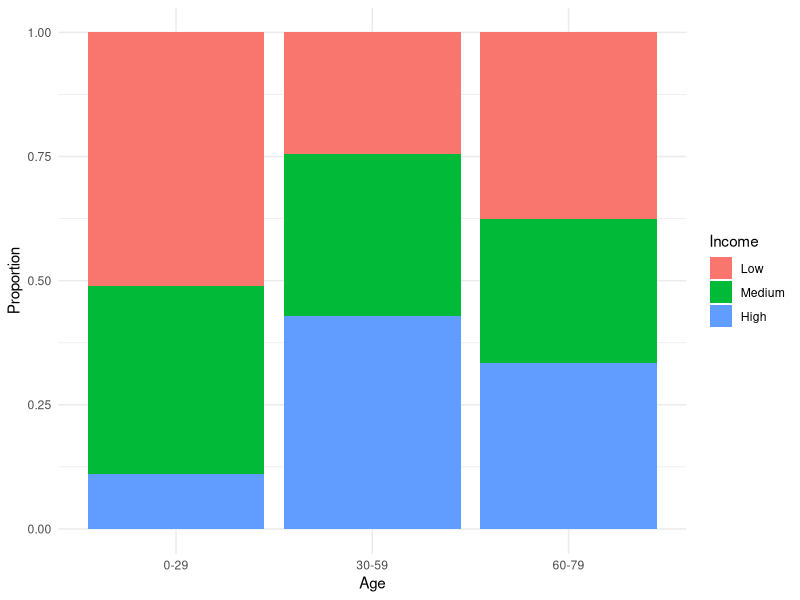
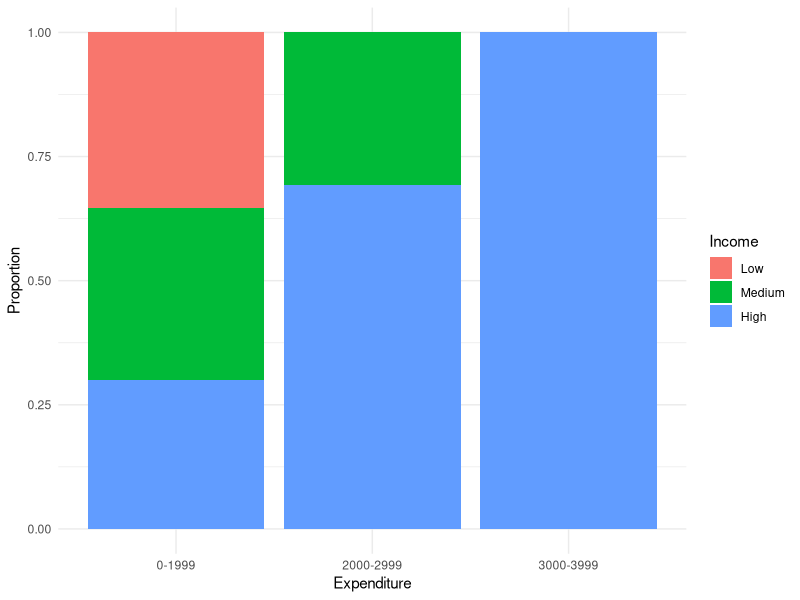
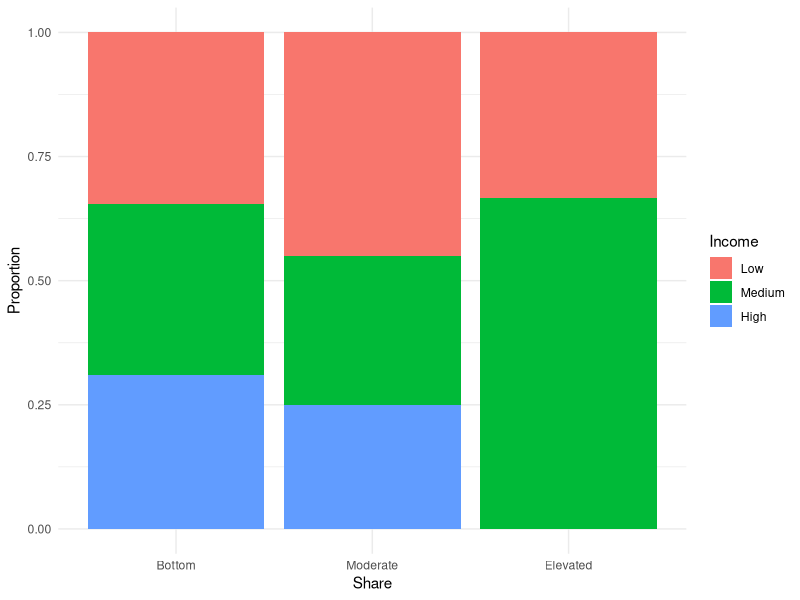
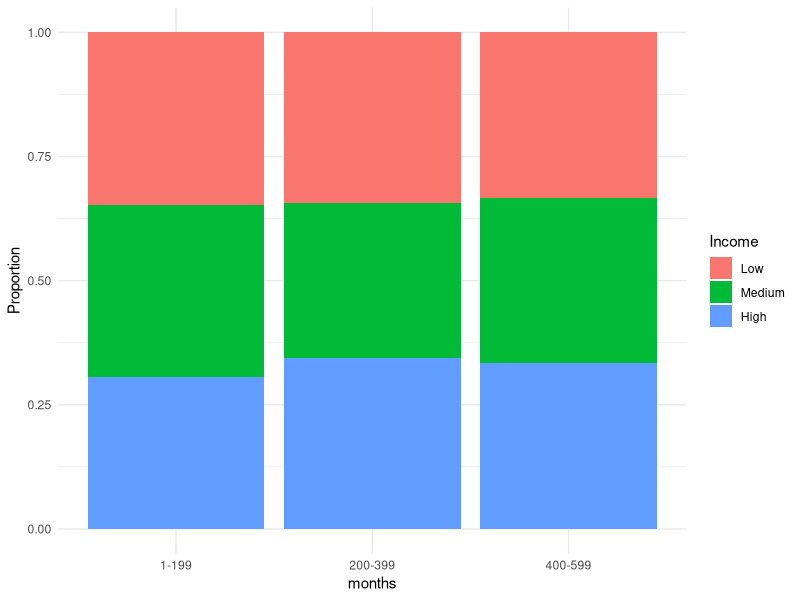
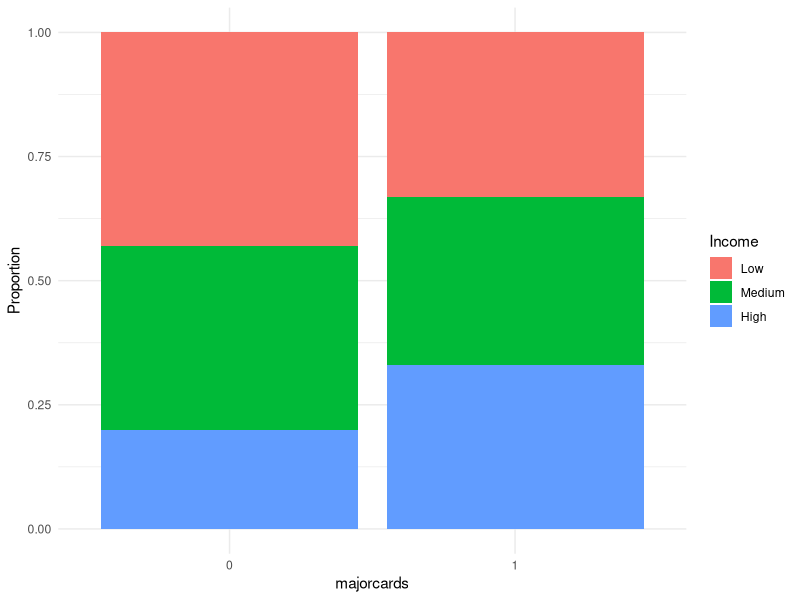
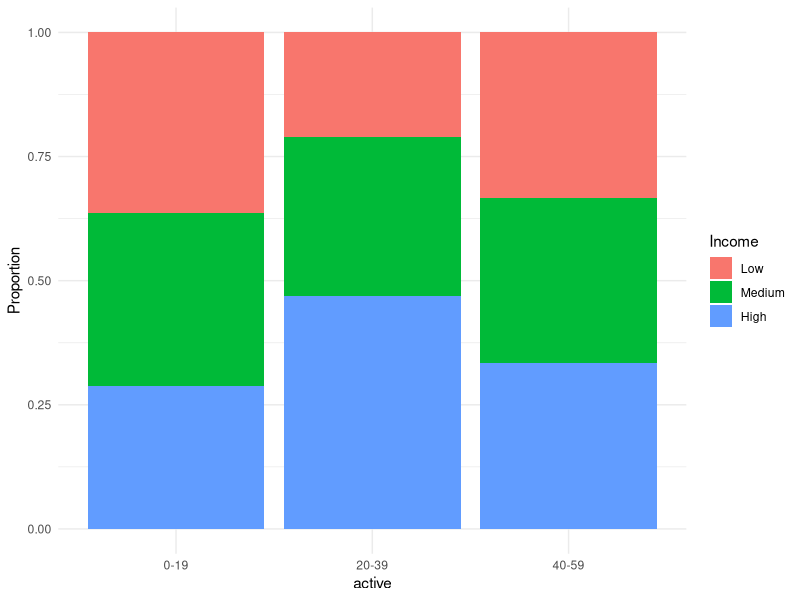
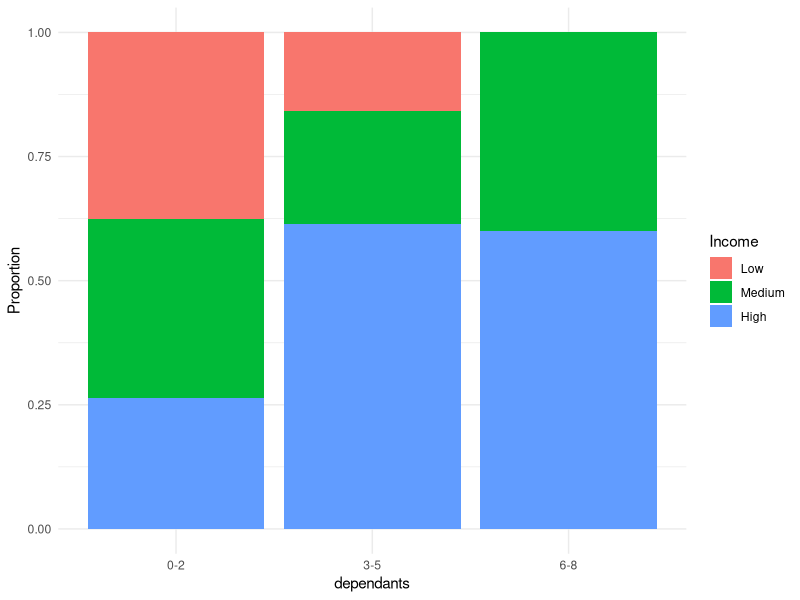
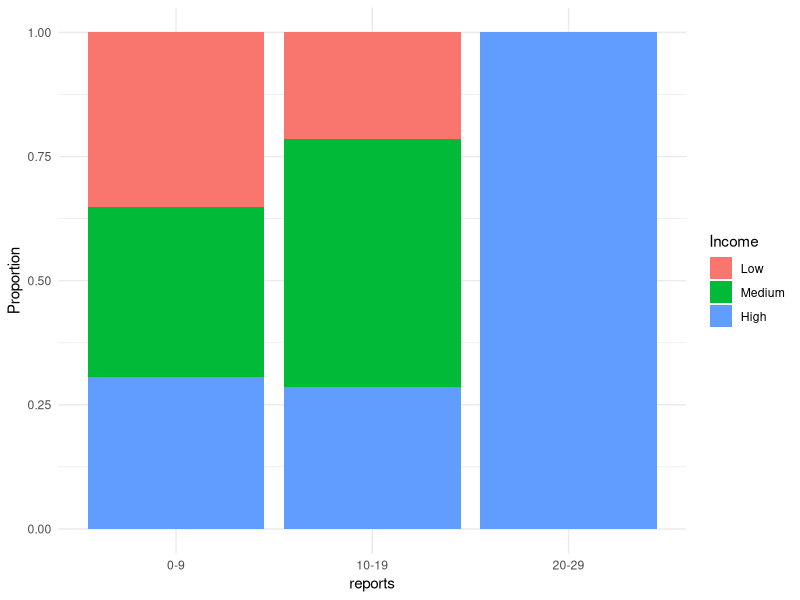

Generate these figures, in order, with R:
## ---- chunk 1
install.packages("AER")
library(AER)
install.packages("ggplot2")
library(ggplot2)
install.packages("caret")
library(caret)
install.packages("tidyverse")
## ---- chunk 2
creditcard <- data("CreditCard")
str(CreditCard)
## ---- chunk 3
breaks <- quantile(CreditCard$income, probs = c(0, 1/3, 2/3, 1), na.rm = TRUE)

# Bin income variable into three groups
CreditCard$income <- cut(CreditCard$income, breaks = breaks, labels = c("Low", "Medium", "High"))

# Show the results of binning
table(CreditCard$income)
## ---- chunk 4


# Define the number of bins
num_bins <- 3

# Convert variables to factor with levels "Low", "Medium", and "High"
CreditCard$age <- factor(cut(CreditCard$age, breaks = num_bins, labels = c("Low", "Medium", "High")))
CreditCard$reports <- factor(cut(CreditCard$reports, breaks = num_bins, labels = c("Low", "Medium", "High")))
CreditCard$expenditure <- factor(cut(CreditCard$expenditure, breaks = num_bins, labels = c("Low", "Medium", "High")))
CreditCard$share <- factor(cut(CreditCard$share, breaks = num_bins, labels = c("Low", "Medium", "High")))

# Convert months into factors
CreditCard$months <- factor(cut(CreditCard$months, breaks = num_bins, labels = c("Short", "Medium", "Long")))

# Convert majorcards into factors
CreditCard$majorcards <- factor(cut(CreditCard$majorcards, breaks = num_bins, labels = c("Few", "Some", "Many")))

# Convert active into factors
CreditCard$active <- factor(cut(CreditCard$active, breaks = num_bins, labels = c("Low", "Medium", "High")))

CreditCard$dependents <- factor(cut(CreditCard$dependents, breaks = num_bins, labels = c("Few", "Some", "Many")))


# Set levels to "0", "1", and "2"
levels(CreditCard$age) <- c("0-29" ,"30-59","60-79")
levels(CreditCard$expenditure) <- c("0-1999" ,"2000-2999","3000-3999")
levels(CreditCard$share) <- c("Bottom","Moderate","Elevated")
levels(CreditCard$months) <- c("1-199","200-399" ,"400-599")
levels(CreditCard$majorcards) <- c("0","1", "2")
levels(CreditCard$active) <- c("0-19" ,"20-39","40-59")
levels(CreditCard$dependents) <- c("0-2","3-5", "6-8")
levels(CreditCard$reports) <- c("0-9" ,"10-19","20-29")




# Check the distribution of each bin
table(CreditCard$age)
table(CreditCard$expenditure)
table(CreditCard$share)
table(CreditCard$majorcards)
table(CreditCard$months)
table(CreditCard$active)
table(CreditCard$dependants)
table(CreditCard$reports)
# Assuming CreditCards is your dataset

# Define the number of desired bins
## ---- chunk 5
set.seed(880)
train.index <- sample(c(1:nrow(CreditCard)), nrow(CreditCard)*0.6)
train.df_CreditCard <- CreditCard[train.index, ]
valid.df_CreditCard <- CreditCard[-train.index, ]

## ---- chunk 6


# Assuming train.df is your training dataset

library(ggplot2)

# Assuming train.df is your training dataset

# Create proportional bar plots for each input variable
ggplot(train.df_CreditCard, aes(x = factor(age), fill = factor(income))) +
  geom_bar(position = "fill") +
  labs(x = "Age", y = "Proportion", fill = "Income") +
  theme_minimal()

ggplot(train.df_CreditCard, aes(x = factor(expenditure), fill = factor(income))) +
  geom_bar(position = "fill") +
  labs(x = "Expenditure", y = "Proportion", fill = "Income") +
  theme_minimal()

ggplot(train.df_CreditCard, aes(x = factor(share), fill = factor(income))) +
  geom_bar(position = "fill") +
  labs(x = "Share", y = "Proportion", fill = "Income") +
  theme_minimal()

ggplot(train.df_CreditCard, aes(x = factor(months), fill = factor(income))) +
  geom_bar(position = "fill") +
  labs(x = "months", y = "Proportion", fill = "Income") +
  theme_minimal()

ggplot(train.df_CreditCard, aes(x = factor(majorcards), fill = factor(income))) +
  geom_bar(position = "fill") +
  labs(x = "majorcards", y = "Proportion", fill = "Income") +
  theme_minimal()

ggplot(train.df_CreditCard, aes(x = factor(active), fill = factor(income))) +
  geom_bar(position = "fill") +
  labs(x = "active", y = "Proportion", fill = "Income") +
  theme_minimal()

ggplot(train.df_CreditCard, aes(x = factor(dependents), fill = factor(income))) +
  geom_bar(position = "fill") +
  labs(x = "dependants", y = "Proportion", fill = "Income") +
  theme_minimal()

ggplot(train.df_CreditCard, aes(x = factor(reports), fill = factor(income))) +
  geom_bar(position = "fill") +
  labs(x = "reports", y = "Proportion", fill = "Income") +
  theme_minimal()
## ---- chunk 7

## ---- chunk 8

library(dplyr)
library(dplyr)

CreditCard <- subset(CreditCard, select = -majorcards)







## ---- chunk 9
library(e1071)

# Build Naive Bayes model
nb_model <- naiveBayes(income ~ ., data = train.df_CreditCard)
nb_model
## ---- chunk 10
# Predictions on training data
# Load required packages (if not already loaded)
library(caret)  # For confusionMatrix function

# Predictions on training and validation data
pred.class<- predict(nb_model,newdata = train.df_CreditCard)
confusionMatrix(pred.class,train.df_CreditCard$income)
pred.class<- predict(nb_model,newdata = valid.df_CreditCard)
confusionMatrix(pred.class,valid.df_CreditCard$income)
## ---- chunk 11
# Get predicted probabilities for each class
pred.prob1 <- predict(nb_model, newdata = valid.df_CreditCard, type = "raw")

# Create a data frame containing actual income and predicted probabilities
top_100_income <- data.frame(actual = valid.df_CreditCard$income, pred.prob1)

# Sort the data frame by the probability of "High" income in descending order
likely_group <- arrange(top_100_income, desc(High))[1:100, ]
likely_group

## ---- chunk 12
table (likely_group$actual)
## ---- chunk 13
# Model accuracy
model_accuracy <- 49.34

# Naive rule accuracy
naive_rule_accuracy <- 31.12

# Calculate percentage difference
percentage_difference <- ((model_accuracy - naive_rule_accuracy) / naive_rule_accuracy) * 100

# Print the result
print(percentage_difference)

## ---- chunk 14
table (likely_group$actual)

## ---- chunk 15
# Counts of actual income groups within the 100 records
actual_counts <- c(Low = 7, Medium = 23, High = 70)

# Number of records in the high-income group within the 100 records
actual_high_income <- actual_counts["High"]

# Number of correctly predicted instances in the high-income group by the naive rule
correct_naive <- actual_counts["Low"]

# Accuracy of the naive rule for high-income group predictions
accuracy_naive <- correct_naive / actual_high_income * 100

# Overall model's accuracy
# Assuming 'actual_income' contains the actual income group for each record
# Assuming 'predictions' contains the model's predictions
correct_model <- sum(top_100_income == "actual")
total_records <- sum(actual_counts)
accuracy_model <- correct_model / total_records * 100

# Print the accuracies
cat("Accuracy of the naive rule for high-income group predictions:", accuracy_naive, "%\n")
cat("Overall model's accuracy:", accuracy_model, "%\n")

## ---- chunk 16

new_observation <- data.frame(
  card="yes",
  owner="yes",
  reports="10",
  age = "40",            # Age of the person
  expenditure = "3000",   # Expenditure of the person
  share = "moderate",         # Share of the person
  active = "4",      # Whether the person is active
  dependants = "0",      # Number of dependants
  months =  "54",  
  selfemp= "yes" 
)


# Predict the income group for the new observation
pred.class_new <- predict(nb_model, new_observation)
pred.class_new


# Print the predicted income group

## ---- chunk 17
 pred.probab <- predict(nb_model, new_observation, type = "raw")
 pred.class_new; pred.probab
## ---- chunk 18
Low<-0.3476612*0.6909091*0.010909091*0.41818182*0.032727273*0.000000000*0.2909091*0.05818182*0.94909091*0.952727273*0.934545455
Medium <-0.3451327*0.80586080*025641026*0.56410256*0.021978022*0.000000000*0.3663004*0.04029304*0.91208791*0.956043956*0.901098901
High<- 0.3072061*0.7983539*0.016460905*0.83127572*0.020576132*0.004115226*0.6666667*0.11111111*0.75308642*0.946502058*0.839506173

 sum_of_all <- Low+Medium+High
 Low/sum_of_all
 Medium/sum_of_all
 High/sum_of_all
